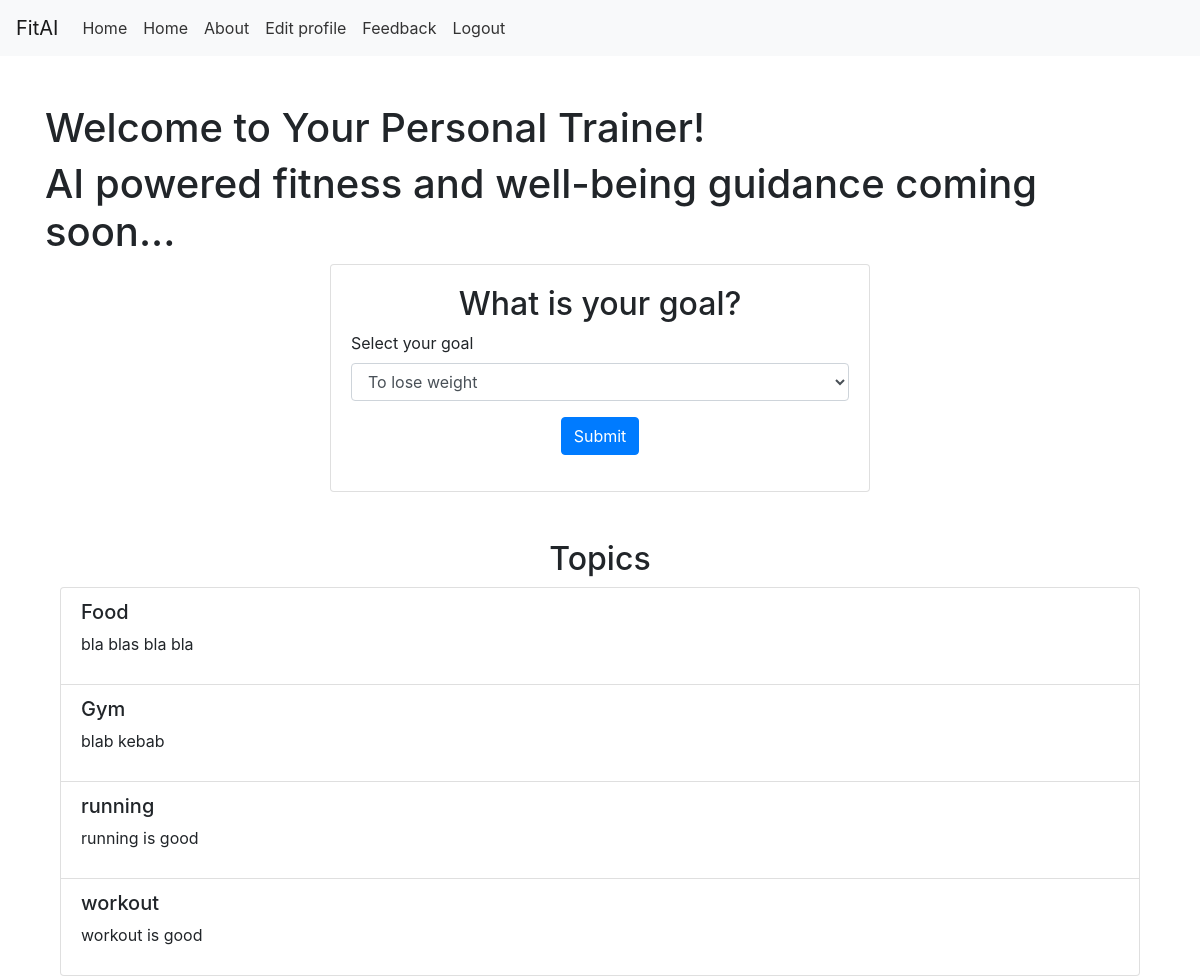
The page /user (signed in) on the database as committed earlier.
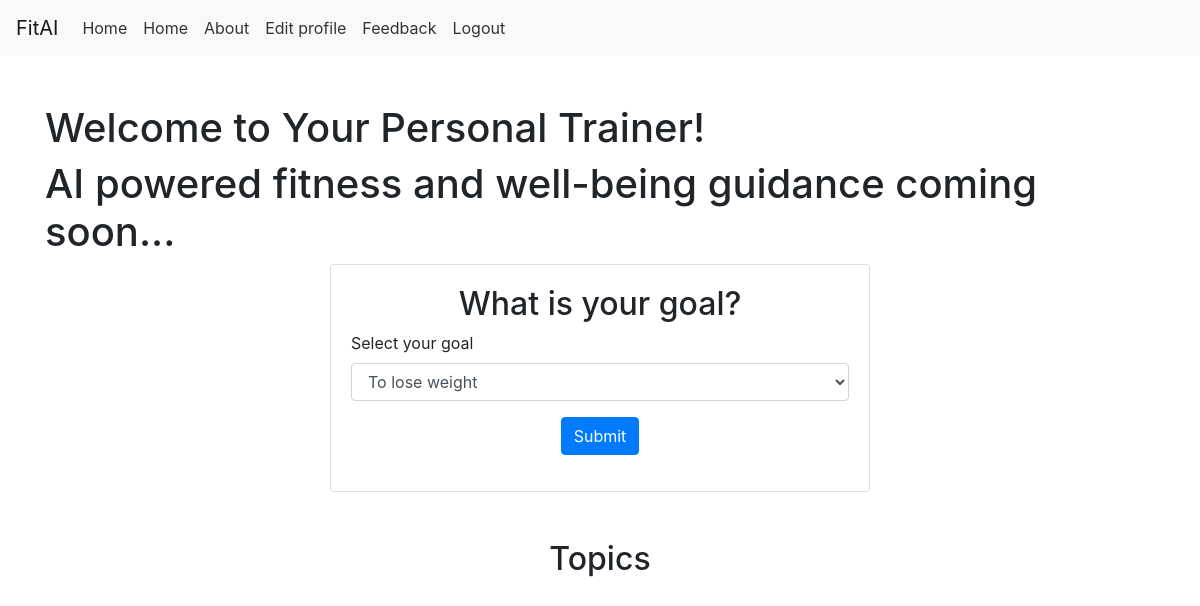
The same page on the database as committed later.
### main.py (models this page shows, shortened)
class Topics(db.Model):
    id = db.Column(db.Integer, primary_key=True)
    title = db.Column(db.String(100), nullable=False)
    description = db.Column(db.Text, nullable=True)

### main.py (the view)
@app.route("/user", methods=["POST", "GET"])
def user():
    if "user" in session:
        email = session["email"]
        user = Users.query.filter_by(email=email).first()
        topics = Topics.query.all()  # לקבל את כל הנושאים
        if request.method == "POST":
            goal = request.form["goal"]
            db.session.commit()
            flash("Information updated successfully!", "success")
            return redirect(url_for("user"))
        return render_template("user.html", email=email, topics=topics)
    else:
        return redirect(url_for("login"))

### main.py (called while the page is built)
@app.context_processor
def inject_user():
    user_email = session.get("email")
    user = Users.query.filter_by(email=user_email).first() if user_email else None
    return dict(current_user=user)

### Templates/user.html (shortened to what this page needs)
{% extends "base.html" %}
{% block content %}
<div class="background-image">
    <div class="container mt-5">
        <div class="welcome-message">
            <h1>Welcome to Your Personal Trainer!</h1>
            <h1>AI powered fitness and well-being guidance coming soon...</h1>
        </div>
        <div class="row">
            <div class="col-md-6 offset-md-3">
                <div class="card">
                    <div class="card-body">
                        <h2 class="text-center">What is your goal?</h2>
                        <form action="/user" method="POST">
                            <div class="form-group">
                                <label for="goal">Select your goal</label>
                                <select name="goal" id="goal" class="form-control">
                                    <option value="lose_weight">To lose weight</option>
                                </select>
                            </div>
                            <div class="form-group text-center mt-3">
                                <input type="submit" class="btn btn-primary" value="Submit">
                            </div>
                        </form>
                    </div>
                </div>
            </div>
        </div>
        <div class="container mt-5">
            <h2 class="text-center">Topics</h2>
            <ul class="list-group">
                {% for topic in topics %}
                    <li class="list-group-item">
                        <h5>{{ topic.title }}</h5>
                        <p>{{ topic.description }}</p>
                    </li>
                {% endfor %}
            </ul>
        </div>
    </div>
</div>
{% endblock %}

### Templates/base.html (shortened to what this page needs)
<!DOCTYPE html>
<html lang="en">
<head>
    <link rel="stylesheet" href="https://stackpath.bootstrapcdn.com/bootstrap/4.3.1/css/bootstrap.min.css">
</head>
<body>
<nav class="navbar navbar-expand-lg navbar-light bg-light">
    <a class="navbar-brand" href="#">FitAI</a>
    <div class="collapse navbar-collapse" id="navbarNav">
        <ul class="navbar-nav">
           <li class="nav-item">
            <a class="nav-link" href="{% if session.get('user_type') == 'Admin' %}{{ url_for('admin') }}{% elif session.get('user_type') == 'Coach' %}{{ url_for('coach') }}{% else %}{{ url_for('user') }}{% endif %}">Home</a>
            <li class="nav-item {% if request.endpoint == 'home' %}active{% endif %}">
                <a class="nav-link" href="/home">Home</a>
            </li>
            <li class="nav-item">
            <li class="nav-item {% if request.endpoint == 'about' %}active{% endif %}">
                <a class="nav-link" href="/about">About</a>
            </li>
            <li class="nav-item {% if request.endpoint == 'edit_user' %}active{% endif %}">
                <a class="nav-link" href="/edit_user">Edit profile</a>
            </li>
            <li class="nav-item {% if request.endpoint == 'feedback' %}active{% endif %}">
                <a class="nav-link" href="/feedback">Feedback</a>
            </li>
            <li class="nav-item">
                <a class="nav-link" href="/logout">Logout</a>
            </li>
        </ul>
    </div>
</nav>
<div class="container-fluid">
    {% block content %}
    {% endblock %}
</div>
</body>
</html>

### Templates/base.html (style rules this page uses)
.navbar-nav .nav-item .nav-link { color: #333; }

Rows that differ between the two databases and show on the page:
removed Topics: title "Food", description "bla blas bla bla"
removed Topics: title "Gym", description "blab kebab"
removed Topics: title "running", description "running is good"
removed Topics: title "workout", description "workout is good"
